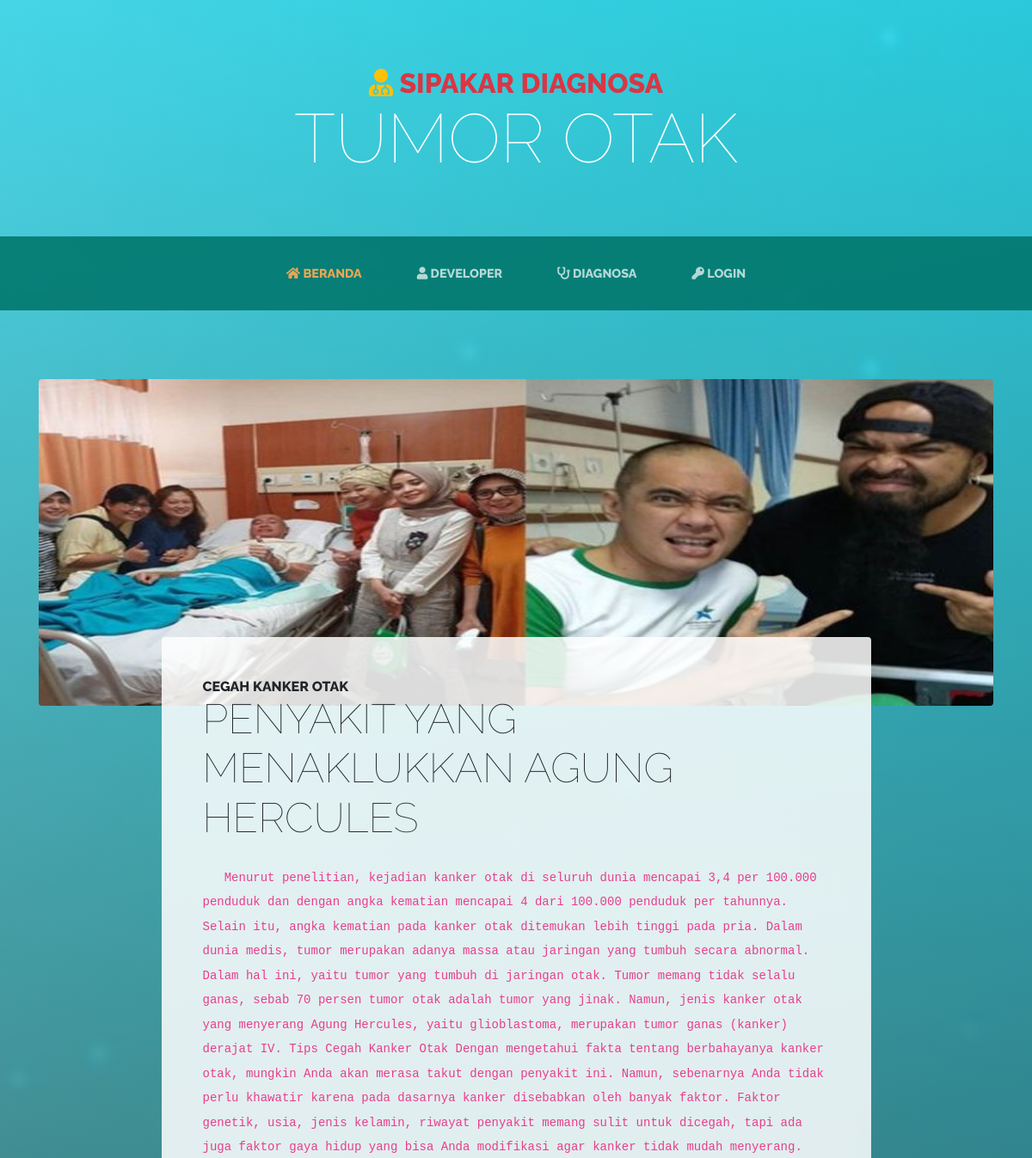
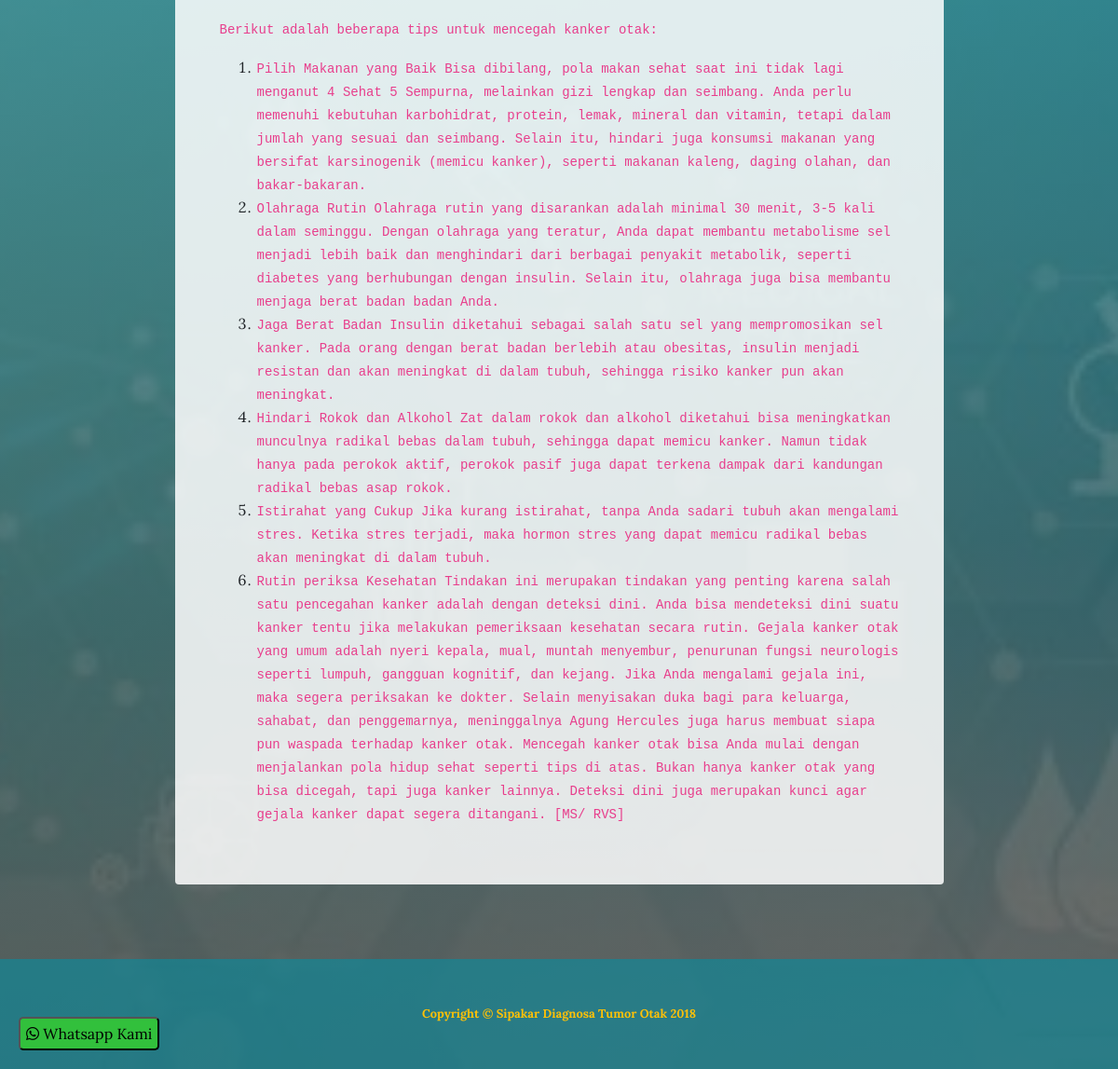
The app's page /welcome/lihat?id=1 with its own data (2 pictures, top to bottom).
### tables this page shows
CREATE TABLE `berita` (
  `id` int(11) NOT NULL,
  `judulberita` varchar(300) NOT NULL,
  `subjudul` varchar(255) NOT NULL,
  `sekilas` varchar(2000) NOT NULL,
  `isiberita` varchar(6000) NOT NULL,
  `foto` varchar(255) NOT NULL,
  `tanggal` date NOT NULL,
  `waktu` time NOT NULL
);

### application/views/template_dashboard_utama/content.php (called while the page is built)
<?php
if($content) {
$this->load->view($content);
}
?>

### application/views/template_dashboard_utama/wrapper.php (called while the page is built)
<?php
    require_once('head.php');
    require_once('header.php');
    require_once('content.php');
    require_once('footer.php');
    require_once('js.php');
?>

### application/controllers/Welcome.php (called while the page is built, shortened)
<?php
class Welcome extends CI_Controller
{
	public function __construct()
	{
		$this->load->model('model_berita/namaBerita', 'berita');
		$this->load->library('session');
		$this->load->library('upload');
		$this->load->library('pagination');
		$this->load->helper('url');
	}
	public function lihat()
	{
		$data = array(
			'title' => '',
			'content' => 'utama/halaman_berita/list'
		);
		$this->load->view('template_dashboard_utama/wrapper', $data, FALSE);
	}
}

### index.php (called while the page is built, shortened)
<?php
require_once BASEPATH.'core/CodeIgniter.php';

### application/models/model_berita/namaBerita.php (called while the page is built, shortened)
<?php
class Namaberita extends CI_Model{
	public function cek_akun($id){
		$this->db->select('*');
		$this->db->from('berita');
		$this->db->where('id', $id);
		$query = $this->db->get();
        return $query;
	}
    public function edit($id, $data)
	{
		$this->db->update('berita', $data, $id);
    }
}
?>

### application/views/utama/halaman_berita/list.php (the view)
<section class="page-section about-heading">
    <div class="container">
    <?php
            $id = $this->input->get('id');
            $cek_query = $this->berita->cek_akun($id);
            foreach ($cek_query->result_array() as $row)
            {
              ?>
      <img class="img-fluid rounded about-heading-img mb-3 mb-lg-0" style="width: 100%; height: 380px" src="<?php echo base_url().'assets/images/'.$row['foto'];?>" alt="">
      <div class="about-heading-content">
        <div class="row">
          <div class="col-xl-9 col-lg-10 mx-auto">
            <div class="bg-faded rounded p-5">
              <h2 class="section-heading mb-4">
                <span class="section-heading-upper"><?php echo $row['judulberita'];?></span>
                <span class="section-heading-lower"><?php echo $row['subjudul'];?></span>
              </h2>
              <p><?php echo $row['isiberita'];?></p>
            </div>
          </div>
        </div>
      </div>
            <?php } ?>
    </div>
  </section>

### records on screen
berita: foto (picture), judulberita "CEGAH KANKER OTAK", subjudul "PENYAKIT YANG MENAKLUKKAN AGUNG HERCULES", isiberita "Menurut penelitian, kejadian kanker otak di seluruh dunia mencapai 3,4 per 100.000 penduduk dan dengan angka kematian mencapai 4 dari 100.000 penduduk per tahunnya. Selain itu, angka kematian pada kanker otak ditemukan lebih tinggi pada pria. Dalam dunia medis, tumor merupakan adanya massa atau jaringan yang tumbuh secara abnormal. Dalam hal ini, yaitu tumor yang tumbuh di jaringan otak. Tumor memang tidak selalu ganas, sebab 70 persen tumor otak adalah tumor yang jinak. Namun, jenis kanker otak yang menyerang Agung Hercules, yaitu glioblastoma, merupakan tumor ganas (kanker) derajat IV. Tips Cegah Kanker Otak Dengan mengetahui fakta tentang berbahayanya kanker otak, mungkin Anda akan…"
